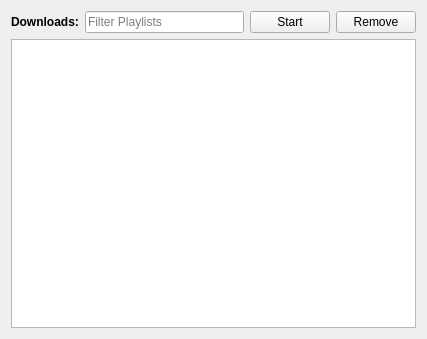
<?xml version="1.0" encoding="UTF-8"?>
<ui version="4.0">
 <class>DownloadWidget</class>
 <widget class="QWidget" name="DownloadWidget">
  <property name="geometry">
   <rect>
    <x>0</x>
    <y>0</y>
    <width>427</width>
    <height>339</height>
   </rect>
  </property>
  <property name="windowTitle">
   <string>Form</string>
  </property>
  <layout class="QHBoxLayout" name="horizontalLayout">
   <item>
    <widget class="QWidget" name="leftWidget" native="true">
     <layout class="QVBoxLayout" name="verticalLayout">
      <property name="leftMargin">
       <number>0</number>
      </property>
      <property name="topMargin">
       <number>0</number>
      </property>
      <property name="rightMargin">
       <number>0</number>
      </property>
      <property name="bottomMargin">
       <number>0</number>
      </property>
      <item>
       <widget class="SlidingStackedWidget" name="stackedWidget">
        <property name="currentIndex">
         <number>0</number>
        </property>
        <widget class="QWidget" name="playlistItemsWidget">
         <layout class="QVBoxLayout" name="verticalLayout_3">
          <property name="leftMargin">
           <number>0</number>
          </property>
          <property name="topMargin">
           <number>0</number>
          </property>
          <property name="rightMargin">
           <number>0</number>
          </property>
          <property name="bottomMargin">
           <number>0</number>
          </property>
          <item>
           <layout class="QHBoxLayout" name="playlistToolbarLayout">
            <property name="topMargin">
             <number>0</number>
            </property>
            <item>
             <widget class="QLabel" name="label_2">
              <property name="font">
               <font>
                <weight>75</weight>
                <bold>true</bold>
               </font>
              </property>
              <property name="text">
               <string>Downloads:</string>
              </property>
             </widget>
            </item>
            <item>
             <widget class="QLineEdit" name="playlistFilterLineEdit">
              <property name="placeholderText">
               <string>Filter Playlists</string>
              </property>
             </widget>
            </item>
            <item>
             <widget class="QWidget" name="widget" native="true">
              <property name="sizePolicy">
               <sizepolicy hsizetype="Maximum" vsizetype="Preferred">
                <horstretch>0</horstretch>
                <verstretch>0</verstretch>
               </sizepolicy>
              </property>
              <layout class="QHBoxLayout" name="horizontalLayout_4">
               <property name="leftMargin">
                <number>0</number>
               </property>
               <property name="topMargin">
                <number>0</number>
               </property>
               <property name="rightMargin">
                <number>0</number>
               </property>
               <property name="bottomMargin">
                <number>0</number>
               </property>
               <item>
                <widget class="QPushButton" name="startStopButton">
                 <property name="sizePolicy">
                  <sizepolicy hsizetype="Maximum" vsizetype="Fixed">
                   <horstretch>0</horstretch>
                   <verstretch>0</verstretch>
                  </sizepolicy>
                 </property>
                 <property name="text">
                  <string>Start</string>
                 </property>
                 <property name="icon">
                  <iconset resource="../icons.qrc">
                   <normaloff>:/icons/others/primo/button_blue_play.png</normaloff>:/icons/others/primo/button_blue_play.png</iconset>
                 </property>
                </widget>
               </item>
               <item>
                <widget class="QPushButton" name="removeButton">
                 <property name="sizePolicy">
                  <sizepolicy hsizetype="Maximum" vsizetype="Fixed">
                   <horstretch>0</horstretch>
                   <verstretch>0</verstretch>
                  </sizepolicy>
                 </property>
                 <property name="text">
                  <string>Remove</string>
                 </property>
                 <property name="icon">
                  <iconset resource="../icons.qrc">
                   <normaloff>:/icons/others/primo/recycle_bin.png</normaloff>:/icons/others/primo/recycle_bin.png</iconset>
                 </property>
                </widget>
               </item>
              </layout>
             </widget>
            </item>
           </layout>
          </item>
          <item>
           <widget class="QListWidget" name="playlistWidget"/>
          </item>
         </layout>
        </widget>
        <widget class="QWidget" name="playlistViewWidget">
         <layout class="QVBoxLayout" name="verticalLayout_4">
          <property name="leftMargin">
           <number>0</number>
          </property>
          <property name="topMargin">
           <number>0</number>
          </property>
          <property name="rightMargin">
           <number>0</number>
          </property>
          <property name="bottomMargin">
           <number>0</number>
          </property>
          <item>
           <layout class="QHBoxLayout" name="horizontalLayout_2">
            <item>
             <widget class="QPushButton" name="backToPlaylistButton">
              <property name="sizePolicy">
               <sizepolicy hsizetype="Maximum" vsizetype="Fixed">
                <horstretch>0</horstretch>
                <verstretch>0</verstretch>
               </sizepolicy>
              </property>
              <property name="toolTip">
               <string>Go back</string>
              </property>
              <property name="text">
               <string>Downloads</string>
              </property>
              <property name="icon">
               <iconset resource="../icons.qrc">
                <normaloff>:/icons/others/primo/prev.png</normaloff>:/icons/others/primo/prev.png</iconset>
              </property>
             </widget>
            </item>
            <item>
             <widget class="ScrollText" name="playlistTitle">
              <property name="styleSheet">
               <string notr="true"/>
              </property>
              <property name="text">
               <string>Playlist</string>
              </property>
             </widget>
            </item>
            <item>
             <widget class="QPushButton" name="playlistInfoButton">
              <property name="sizePolicy">
               <sizepolicy hsizetype="Maximum" vsizetype="Fixed">
                <horstretch>0</horstretch>
                <verstretch>0</verstretch>
               </sizepolicy>
              </property>
              <property name="text">
               <string/>
              </property>
              <property name="icon">
               <iconset resource="../icons.qrc">
                <normaloff>:/icons/others/primo/info_blue.png</normaloff>:/icons/others/primo/info_blue.png</iconset>
              </property>
             </widget>
            </item>
           </layout>
          </item>
          <item>
           <widget class="QListWidget" name="playlistViewlistWidget"/>
          </item>
          <item>
           <widget class="QWidget" name="itemInfoWidget" native="true">
            <property name="sizePolicy">
             <sizepolicy hsizetype="Preferred" vsizetype="Maximum">
              <horstretch>0</horstretch>
              <verstretch>0</verstretch>
             </sizepolicy>
            </property>
            <property name="styleSheet">
             <string notr="true">QWidget#itemInfoWidget{
	 background-image:url(:/icons/texture.png);
}</string>
            </property>
            <layout class="QHBoxLayout" name="horizontalLayout_3">
             <property name="leftMargin">
              <number>0</number>
             </property>
             <property name="topMargin">
              <number>0</number>
             </property>
             <property name="rightMargin">
              <number>0</number>
             </property>
             <property name="bottomMargin">
              <number>0</number>
             </property>
             <item>
              <widget class="RemotePixmapLabel2" name="thumbnail">
               <property name="minimumSize">
                <size>
                 <width>128</width>
                 <height>72</height>
                </size>
               </property>
               <property name="text">
                <string/>
               </property>
              </widget>
             </item>
             <item>
              <widget class="QWidget" name="widget_3" native="true">
               <property name="sizePolicy">
                <sizepolicy hsizetype="Expanding" vsizetype="Preferred">
                 <horstretch>0</horstretch>
                 <verstretch>0</verstretch>
                </sizepolicy>
               </property>
               <layout class="QHBoxLayout" name="horizontalLayout_5">
                <item>
                 <layout class="QVBoxLayout" name="verticalLayout_5">
                  <item>
                   <widget class="ElidedLabel" name="title">
                    <property name="font">
                     <font>
                      <weight>75</weight>
                      <bold>true</bold>
                     </font>
                    </property>
                    <property name="text">
                     <string>Title</string>
                    </property>
                    <property name="textInteractionFlags">
                     <set>Qt::LinksAccessibleByMouse|Qt::TextSelectableByMouse</set>
                    </property>
                   </widget>
                  </item>
                  <item>
                   <widget class="QLabel" name="id">
                    <property name="text">
                     <string>id</string>
                    </property>
                    <property name="textInteractionFlags">
                     <set>Qt::LinksAccessibleByMouse|Qt::TextSelectableByMouse</set>
                    </property>
                   </widget>
                  </item>
                  <item>
                   <widget class="QLabel" name="duration">
                    <property name="text">
                     <string>duration</string>
                    </property>
                    <property name="textInteractionFlags">
                     <set>Qt::LinksAccessibleByMouse|Qt::TextSelectableByMouse</set>
                    </property>
                   </widget>
                  </item>
                 </layout>
                </item>
               </layout>
              </widget>
             </item>
            </layout>
           </widget>
          </item>
         </layout>
        </widget>
       </widget>
      </item>
     </layout>
    </widget>
   </item>
  </layout>
 </widget>
 <customwidgets>
  <customwidget>
   <class>SlidingStackedWidget</class>
   <extends>QStackedWidget</extends>
   <header>slidingstackedwidget.h</header>
   <container>1</container>
  </customwidget>
  <customwidget>
   <class>ScrollText</class>
   <extends>QLabel</extends>
   <header>scrolltext.h</header>
  </customwidget>
  <customwidget>
   <class>ElidedLabel</class>
   <extends>QLabel</extends>
   <header>elidedlabel.h</header>
  </customwidget>
  <customwidget>
   <class>RemotePixmapLabel2</class>
   <extends>QLabel</extends>
   <header>remotepixmaplabel2.h</header>
  </customwidget>
 </customwidgets>
 <resources>
  <include location="../icons.qrc"/>
 </resources>
 <connections/>
</ui>
